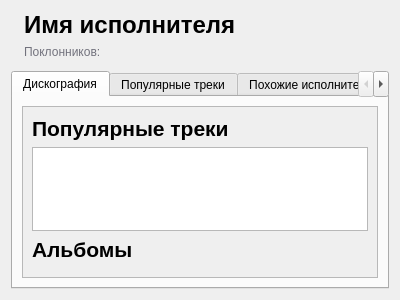
<?xml version="1.0" encoding="UTF-8"?>
<ui version="4.0">
 <class>ArtistPage</class>
 <widget class="QWidget" name="ArtistPage">
  <property name="geometry">
   <rect>
    <x>0</x>
    <y>0</y>
    <width>400</width>
    <height>300</height>
   </rect>
  </property>
  <property name="windowTitle">
   <string>Form</string>
  </property>
  <layout class="QVBoxLayout" name="verticalLayout">
   <item>
    <layout class="QGridLayout" name="overviewLayout">
     <item row="1" column="2">
      <widget class="QLabel" name="nameLabel">
       <property name="font">
        <font>
         <pointsize>18</pointsize>
         <weight>75</weight>
         <bold>true</bold>
        </font>
       </property>
       <property name="text">
        <string>Имя исполнителя</string>
       </property>
      </widget>
     </item>
     <item row="2" column="2">
      <widget class="QLabel" name="fansLabel">
       <property name="styleSheet">
        <string notr="true">color: rgb(114, 114, 125);</string>
       </property>
       <property name="text">
        <string>Поклонников: </string>
       </property>
      </widget>
     </item>
     <item row="1" column="1" rowspan="2">
      <widget class="QLabel" name="pictureLabel">
       <property name="minimumSize">
        <size>
         <width>0</width>
         <height>0</height>
        </size>
       </property>
       <property name="text">
        <string/>
       </property>
      </widget>
     </item>
     <item row="3" column="2">
      <spacer name="verticalSpacer">
       <property name="orientation">
        <enum>Qt::Vertical</enum>
       </property>
       <property name="sizeHint" stdset="0">
        <size>
         <width>20</width>
         <height>40</height>
        </size>
       </property>
      </spacer>
     </item>
     <item row="1" column="3" rowspan="3">
      <spacer name="horizontalSpacer">
       <property name="orientation">
        <enum>Qt::Horizontal</enum>
       </property>
       <property name="sizeHint" stdset="0">
        <size>
         <width>40</width>
         <height>20</height>
        </size>
       </property>
      </spacer>
     </item>
     <item row="0" column="1" colspan="3">
      <spacer name="verticalSpacer_2">
       <property name="orientation">
        <enum>Qt::Vertical</enum>
       </property>
       <property name="sizeHint" stdset="0">
        <size>
         <width>20</width>
         <height>40</height>
        </size>
       </property>
      </spacer>
     </item>
    </layout>
   </item>
   <item>
    <widget class="QTabWidget" name="infoTabsWidget">
     <property name="currentIndex">
      <number>0</number>
     </property>
     <widget class="QWidget" name="discographyTab">
      <attribute name="title">
       <string>Дискография</string>
      </attribute>
      <layout class="QVBoxLayout" name="verticalLayout_2">
       <item>
        <widget class="QScrollArea" name="discographyScrollArea">
         <property name="horizontalScrollBarPolicy">
          <enum>Qt::ScrollBarAlwaysOff</enum>
         </property>
         <property name="widgetResizable">
          <bool>true</bool>
         </property>
         <widget class="QWidget" name="discographyScrollAreaContents">
          <property name="geometry">
           <rect>
            <x>0</x>
            <y>0</y>
            <width>368</width>
            <height>177</height>
           </rect>
          </property>
          <layout class="QVBoxLayout" name="verticalLayout_3">
           <item>
            <widget class="QLabel" name="top5TracksLabel">
             <property name="font">
              <font>
               <pointsize>16</pointsize>
               <weight>75</weight>
               <bold>true</bold>
              </font>
             </property>
             <property name="text">
              <string>Популярные треки</string>
             </property>
            </widget>
           </item>
           <item>
            <widget class="QTableView" name="top5TracksTableView"/>
           </item>
           <item>
            <widget class="QLabel" name="discographyLabel">
             <property name="font">
              <font>
               <pointsize>16</pointsize>
               <weight>75</weight>
               <bold>true</bold>
              </font>
             </property>
             <property name="text">
              <string>Альбомы</string>
             </property>
            </widget>
           </item>
           <item>
            <widget class="QWidget" name="discographyFlow" native="true"/>
           </item>
          </layout>
         </widget>
        </widget>
       </item>
      </layout>
     </widget>
     <widget class="QWidget" name="tracksTab">
      <attribute name="title">
       <string>Популярные треки</string>
      </attribute>
      <layout class="QGridLayout" name="gridLayout">
       <item row="0" column="1">
        <spacer name="horizontalSpacer_2">
         <property name="orientation">
          <enum>Qt::Horizontal</enum>
         </property>
         <property name="sizeHint" stdset="0">
          <size>
           <width>40</width>
           <height>20</height>
          </size>
         </property>
        </spacer>
       </item>
       <item row="0" column="0">
        <widget class="QLabel" name="popularTracksLabel">
         <property name="font">
          <font>
           <pointsize>16</pointsize>
           <weight>75</weight>
           <bold>true</bold>
          </font>
         </property>
         <property name="text">
          <string>Популярные треки</string>
         </property>
        </widget>
       </item>
       <item row="0" column="2">
        <widget class="QLineEdit" name="trackSearchLineEdit">
         <property name="font">
          <font>
           <weight>50</weight>
           <bold>false</bold>
          </font>
         </property>
         <property name="placeholderText">
          <string>Поиск в найденном</string>
         </property>
        </widget>
       </item>
       <item row="1" column="0" colspan="3">
        <widget class="QTableView" name="popularTracksTableView"/>
       </item>
      </layout>
     </widget>
     <widget class="QWidget" name="relatedTab">
      <attribute name="title">
       <string>Похожие исполнители</string>
      </attribute>
      <layout class="QVBoxLayout" name="verticalLayout_4">
       <item>
        <widget class="QScrollArea" name="relatedScrollArea">
         <property name="horizontalScrollBarPolicy">
          <enum>Qt::ScrollBarAlwaysOff</enum>
         </property>
         <property name="widgetResizable">
          <bool>true</bool>
         </property>
         <widget class="QWidget" name="relatedScrollAreaContents">
          <property name="geometry">
           <rect>
            <x>0</x>
            <y>0</y>
            <width>368</width>
            <height>177</height>
           </rect>
          </property>
          <layout class="QVBoxLayout" name="verticalLayout_5">
           <item>
            <widget class="QLabel" name="relatedLabel">
             <property name="font">
              <font>
               <pointsize>16</pointsize>
               <weight>75</weight>
               <bold>true</bold>
              </font>
             </property>
             <property name="text">
              <string>Похожие исполнители</string>
             </property>
            </widget>
           </item>
           <item>
            <widget class="QWidget" name="relatedArtistsFlow" native="true"/>
           </item>
          </layout>
         </widget>
        </widget>
       </item>
      </layout>
     </widget>
     <widget class="QWidget" name="playlistsTab">
      <attribute name="title">
       <string>Плейлисты</string>
      </attribute>
      <layout class="QVBoxLayout" name="verticalLayout_6">
       <item>
        <widget class="QScrollArea" name="playlistScrollArea">
         <property name="widgetResizable">
          <bool>true</bool>
         </property>
         <widget class="QWidget" name="playlistsScrollAreaContents">
          <property name="geometry">
           <rect>
            <x>0</x>
            <y>0</y>
            <width>368</width>
            <height>177</height>
           </rect>
          </property>
          <layout class="QVBoxLayout" name="verticalLayout_7">
           <item>
            <widget class="QLabel" name="playlistsLabel">
             <property name="font">
              <font>
               <pointsize>16</pointsize>
               <weight>75</weight>
               <bold>true</bold>
              </font>
             </property>
             <property name="text">
              <string>Плейлисты</string>
             </property>
            </widget>
           </item>
           <item>
            <widget class="QWidget" name="playlistsFlow" native="true"/>
           </item>
          </layout>
         </widget>
        </widget>
       </item>
      </layout>
     </widget>
     <widget class="QWidget" name="toursTab">
      <attribute name="title">
       <string>Туры</string>
      </attribute>
      <layout class="QVBoxLayout" name="verticalLayout_9">
       <item>
        <widget class="QListView" name="toursListView"/>
       </item>
      </layout>
     </widget>
     <widget class="QWidget" name="biographyTab">
      <attribute name="title">
       <string>Биография</string>
      </attribute>
      <layout class="QVBoxLayout" name="verticalLayout_8">
       <item>
        <widget class="QTextBrowser" name="biographyTextBrowser"/>
       </item>
      </layout>
     </widget>
    </widget>
   </item>
  </layout>
 </widget>
 <resources/>
 <connections/>
</ui>
